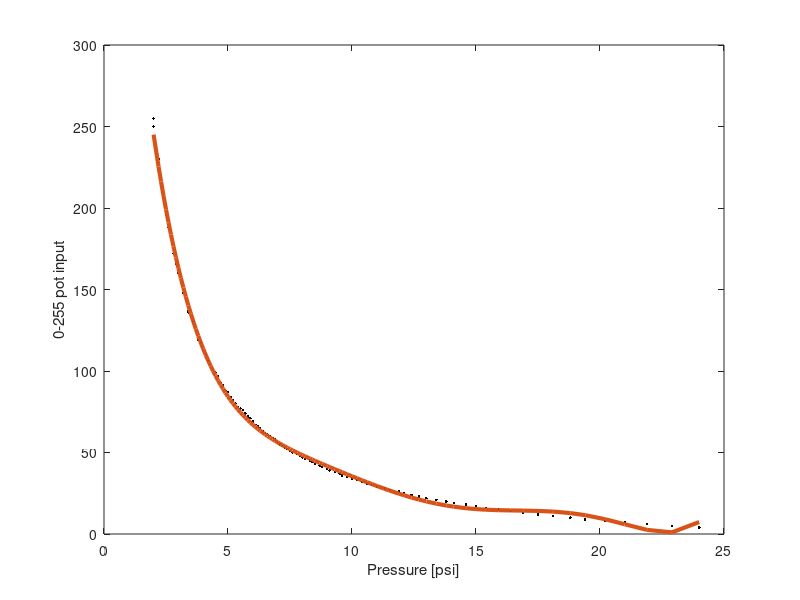

This figure's MATLAB source:
digpotdata = [
    255 2.0;
    250 2.0;
    230 2.2;
    223 2.2;
    219 2.3;
    207 2.4;
    196 2.5;
    188 2.6;
    181 2.7;
    172 2.8;
    166 2.9;
    160 3.0;
    154 3.1;
    148 3.2;
    143 3.3;
    137 3.4;
    136 3.4;
    133 3.5;
    130 3.6;
    125 3.7;
    119 3.8;
    117 3.9;
    113 4.0;
    110 4.1;
    107 4.2;
    104 4.3;
    101 4.4;
     99 4.5;
     97 4.6;
     93 4.7;
     91 4.8;
     88 4.9;
     87 5.0;
     84 5.1;
     82 5.2;
     80 5.3;
     78 5.4;
     77 5.5;
     76 5.6;
     74 5.7;
     72 5.8;
     71 5.9;
     69 6.0;
     67 6.1;
     66 6.2;
     65 6.3;
     63 6.4;
     62 6.5;
     61 6.6;
     60 6.7;
     59 6.8;
     58 6.9;
     56 7.0;
     55 7.1;
     54 7.2;
     53 7.3;
     52 7.4;
     51 7.5;
     50 7.6;
     49 7.8;
     48 7.9;
     47 8.0;
     46 8.1;
     45 8.3;
     44 8.4;
     43 8.5;
     42 8.7;
     41 8.8;
     40 9.0;
     39 9.1;
     38 9.3;
     37 9.5;
     36 9.6;
     35 9.8;
     34 10.0;
     33 10.2;
     32 10.4;
     31 10.6;
     30 10.8;
     29 11.0;
     28 11.3;
     27 11.5;
     26 11.9;
     25 12.1;
     24 12.4;
     23 12.7;
     22 13.0;
     21 13.4;
     20 13.8;
     19 14.1;
     18 14.6;
     17 15.0;
     16 15.4;
     15 15.9;
     14 16.4;
     13 16.9;
     12 17.5;
     11 18.1;
     10 18.8;
      9 19.4;
      8 20.2;
      7 21.0;
      6 21.9;
      5 22.9;
      4 24.0;
];

bits = digpotdata(:,1);
psi = digpotdata(:,2);

plot(psi, bits, '.', 'Color','k')
ylabel('0-255 pot input') 
xlabel('Pressure [psi]') 
hold on

p = polyfit(psi, bits, 6);

fit = polyval(p,psi);
plot(psi, fit, 'LineWidth',3)




